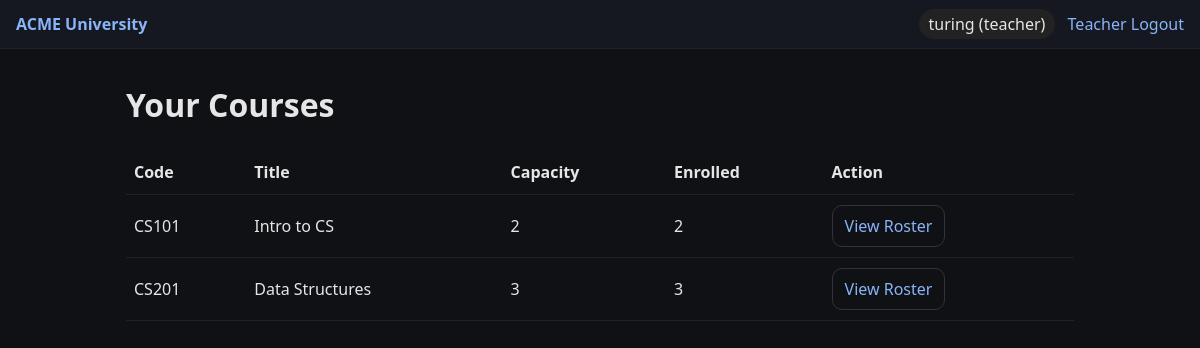
The app's page /teacher (signed in) with its own data.
### models.py (models this page shows, shortened)
class User(db.Model, UserMixin):
    id = db.Column(db.Integer, primary_key=True)
    username = db.Column(db.String(80), unique=True, nullable=False)
    password_hash = db.Column(db.String(128), nullable=False)
    role = db.Column(db.String(20), nullable=False)

class Course(db.Model):
    id = db.Column(db.Integer, primary_key=True)
    code = db.Column(db.String(20), unique=True, nullable=False)
    title = db.Column(db.String(120), nullable=False)
    capacity = db.Column(db.Integer, nullable=False, default=30)
    teacher_id = db.Column(db.Integer, db.ForeignKey('user.id'), nullable=False)
    teacher = db.relationship('User', foreign_keys=[teacher_id])

### teacher_routes.py (the view)
@teacher_bp.route('/')
@teacher_bp.route('')
@login_required
@roles_required('teacher')
def dashboard():
    courses = Course.query.filter_by(teacher_id=current_user.id).order_by(Course.code).all()
    counts = dict(
        db.session.query(Enrollment.course_id, func.count(Enrollment.id))
        .group_by(Enrollment.course_id)
        .all()
    )
    return render_template('teacher_dashboard.html', courses=courses, counts=counts)

### models.py (called while the page is built)
@login_manager.user_loader
def load_user(user_id):
    return User.query.get(int(user_id)) if user_id else None

### templates/teacher_dashboard.html
{% extends 'base.html' %}{% block content %}
<h1>Your Courses</h1>
{% if courses %}
<table>
<thead><tr><th>Code</th><th>Title</th><th>Capacity</th><th>Enrolled</th><th>Action</th></tr></thead>
<tbody>
{% for c in courses %}
{% set cnt = counts.get(c.id, 0) %}
<tr>
  <td>{{ c.code }}</td>
  <td>{{ c.title }}</td>
  <td>{{ c.capacity }}</td>
  <td>{{ cnt }}</td>
  <td><a class='btn' href='{{ url_for('teacher.course', course_id=c.id) }}'>View Roster</a></td>
</tr>
{% endfor %}
</tbody>
</table>
{% else %}<p class='muted'>No assigned courses.</p>{% endif %}
{% endblock %}

### templates/base.html (shortened to what this page needs)
<!doctype html>
<html><head>
<link rel='stylesheet' href='{{ url_for('static', filename='styles.css') }}'>
</head><body>
<header class='nav'>
  <div class='brand'><a href='{{ url_for('home') }}'>ACME University</a></div>
  <nav>
    {% if current_user.is_authenticated %}
      <span class='pill'>{{ current_user.username }} ({{ current_user.role }})</span>
      {% if current_user.role == 'student' %}
        <a href='{{ url_for('student.my_classes') }}'>My Classes</a>
        <a href='{{ url_for('student.all_classes') }}'>All Classes</a>
      {% elif current_user.role == 'teacher' %}
        <a href='{{ url_for('teacher.dashboard') }}'>Teacher</a>
      {% else %}
        <a href='/admin'>Admin</a>
      {% endif %}
      <a href='{{ url_for('auth.logout') }}'>Logout</a>
    {% else %}
      <a href='{{ url_for('auth.login') }}'>Login</a>
    {% endif %}
  </nav>
</header>
<main class='container'>{% block content %}{% endblock %}</main>
</body></html>

### static/styles.css (style rules this page uses)
*, *::before, *::after { box-sizing: border-box; }
body { font-family: system-ui, Segoe UI, Roboto, Arial, sans-serif; margin: 0; background: #0f1115; color: #e6e6e6; line-height: 1.5; }
a { color: #8ab4f8; text-decoration: none; }
.container { max-width: 980px; margin: 32px auto; padding: 0 16px; }
.nav { display: flex; justify-content: space-between; align-items: center; padding: 12px 16px; background: #151820; border-bottom: 1px solid #222; gap: 12px; flex-wrap: wrap; }
.brand a { font-weight: 700; }
.pill { background: #222; padding: 4px 10px; border-radius: 999px; margin-right: 8px; }
.btn { display: inline-block; padding: 8px 12px; border: 1px solid #333; border-radius: 10px; }
table { width: 100%; border-collapse: collapse; margin: 16px 0; }
th, td { border-bottom: 1px solid #222; padding: 10px 8px; text-align: left; }

### records on screen
User: username "turing", role "teacher"
Course: code "CS101", title "Intro to CS", capacity "2", cnt "2"
Course: code "CS201", title "Data Structures", capacity "3"
